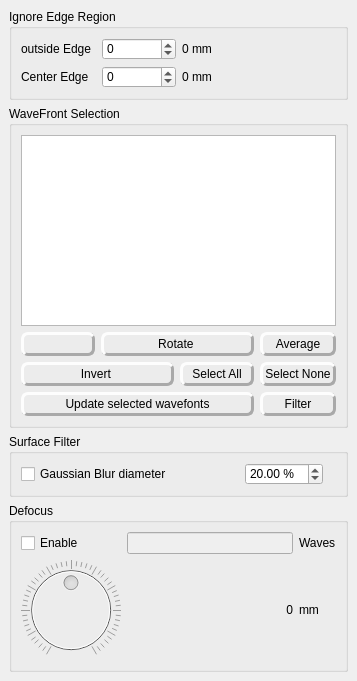
<?xml version="1.0" encoding="UTF-8"?>
<ui version="4.0">
 <class>surfaceAnalysisTools</class>
 <widget class="QDockWidget" name="surfaceAnalysisTools">
  <property name="geometry">
   <rect>
    <x>0</x>
    <y>0</y>
    <width>357</width>
    <height>681</height>
   </rect>
  </property>
  <property name="sizePolicy">
   <sizepolicy hsizetype="Expanding" vsizetype="Preferred">
    <horstretch>0</horstretch>
    <verstretch>0</verstretch>
   </sizepolicy>
  </property>
  <property name="minimumSize">
   <size>
    <width>300</width>
    <height>633</height>
   </size>
  </property>
  <property name="windowTitle">
   <string>Surface</string>
  </property>
  <widget class="QWidget" name="dockWidgetContents">
   <property name="sizePolicy">
    <sizepolicy hsizetype="Expanding" vsizetype="Preferred">
     <horstretch>0</horstretch>
     <verstretch>0</verstretch>
    </sizepolicy>
   </property>
   <property name="styleSheet">
    <string notr="true"> QPushButton{ border-style: outset;
                        border-width: 3px;
                        border-radius: 7px;
                        border-color: darkgray;
                        font: normal 12px;
                           padding: 2px; }</string>
   </property>
   <layout class="QVBoxLayout" name="verticalLayout">
    <item>
     <widget class="QGroupBox" name="groupBox_2">
      <property name="title">
       <string>Ignore Edge Region</string>
      </property>
      <layout class="QVBoxLayout" name="verticalLayout_2">
       <item>
        <layout class="QHBoxLayout" name="horizontalLayout_4">
         <item>
          <layout class="QHBoxLayout" name="horizontalLayout">
           <item>
            <widget class="QLabel" name="label">
             <property name="text">
              <string>outside Edge</string>
             </property>
            </widget>
           </item>
           <item>
            <widget class="QSpinBox" name="spinBox">
             <property name="minimum">
              <number>-99</number>
             </property>
             <property name="maximum">
              <number>5</number>
             </property>
            </widget>
           </item>
          </layout>
         </item>
         <item>
          <widget class="QLabel" name="outsideEdgeMaskLabel">
           <property name="text">
            <string>0 mm</string>
           </property>
          </widget>
         </item>
        </layout>
       </item>
       <item>
        <layout class="QHBoxLayout" name="horizontalLayout_5">
         <item>
          <layout class="QHBoxLayout" name="horizontalLayout_2">
           <item>
            <widget class="QLabel" name="label_2">
             <property name="text">
              <string>Center Edge</string>
             </property>
            </widget>
           </item>
           <item>
            <widget class="QSpinBox" name="spinBox_2">
             <property name="minimum">
              <number>-99</number>
             </property>
            </widget>
           </item>
          </layout>
         </item>
         <item>
          <widget class="QLabel" name="insideEdgeMaskLabel">
           <property name="text">
            <string>0 mm</string>
           </property>
          </widget>
         </item>
        </layout>
       </item>
      </layout>
     </widget>
    </item>
    <item>
     <widget class="QGroupBox" name="groupBox_4">
      <property name="sizePolicy">
       <sizepolicy hsizetype="Expanding" vsizetype="Preferred">
        <horstretch>0</horstretch>
        <verstretch>0</verstretch>
       </sizepolicy>
      </property>
      <property name="title">
       <string>WaveFront Selection</string>
      </property>
      <layout class="QGridLayout" name="gridLayout" rowstretch="3,1,1,1">
       <item row="0" column="0" colspan="4">
        <widget class="QListWidget" name="wavefrontList">
         <property name="sizePolicy">
          <sizepolicy hsizetype="Expanding" vsizetype="Expanding">
           <horstretch>1</horstretch>
           <verstretch>0</verstretch>
          </sizepolicy>
         </property>
         <property name="editTriggers">
          <set>QAbstractItemView::DoubleClicked</set>
         </property>
         <property name="alternatingRowColors">
          <bool>true</bool>
         </property>
         <property name="selectionMode">
          <enum>QAbstractItemView::ExtendedSelection</enum>
         </property>
        </widget>
       </item>
       <item row="1" column="0">
        <widget class="QPushButton" name="deleteWave">
         <property name="toolTip">
          <string>Delete Selected wavefronts</string>
         </property>
         <property name="statusTip">
          <string>Unload selected wavefronts from program</string>
         </property>
         <property name="text">
          <string/>
         </property>
         <property name="icon">
          <iconset resource="DFTResources.qrc">
           <normaloff>:/icons/Button-Close-icon.png</normaloff>:/icons/Button-Close-icon.png</iconset>
         </property>
         <property name="iconSize">
          <size>
           <width>20</width>
           <height>20</height>
          </size>
         </property>
        </widget>
       </item>
       <item row="1" column="1" colspan="2">
        <widget class="QPushButton" name="transformsPB">
         <property name="toolTip">
          <string>Rotate selected wavefronts</string>
         </property>
         <property name="statusTip">
          <string/>
         </property>
         <property name="text">
          <string>Rotate </string>
         </property>
        </widget>
       </item>
       <item row="1" column="3">
        <widget class="QPushButton" name="averagePB">
         <property name="toolTip">
          <string>Average selected wavefronts</string>
         </property>
         <property name="statusTip">
          <string/>
         </property>
         <property name="styleSheet">
          <string notr="true"/>
         </property>
         <property name="text">
          <string>Average</string>
         </property>
        </widget>
       </item>
       <item row="2" column="0" colspan="2">
        <widget class="QPushButton" name="InvertPB">
         <property name="toolTip">
          <string>Invert selected wavefronts</string>
         </property>
         <property name="statusTip">
          <string>Invert selected wavefronts</string>
         </property>
         <property name="text">
          <string>Invert </string>
         </property>
        </widget>
       </item>
       <item row="2" column="2">
        <widget class="QPushButton" name="SelectAllPB">
         <property name="text">
          <string>Select All</string>
         </property>
        </widget>
       </item>
       <item row="2" column="3">
        <widget class="QPushButton" name="SelectNonePB">
         <property name="text">
          <string>Select None</string>
         </property>
        </widget>
       </item>
       <item row="3" column="0" colspan="3">
        <widget class="QPushButton" name="pushButton">
         <property name="sizePolicy">
          <sizepolicy hsizetype="Minimum" vsizetype="Fixed">
           <horstretch>0</horstretch>
           <verstretch>0</verstretch>
          </sizepolicy>
         </property>
         <property name="text">
          <string>Update selected wavefonts</string>
         </property>
        </widget>
       </item>
       <item row="3" column="3">
        <widget class="QPushButton" name="filterPB">
         <property name="toolTip">
          <string>Remove outlier wavefronts with RMS values larger than a set threshold.</string>
         </property>
         <property name="text">
          <string>Filter</string>
         </property>
        </widget>
       </item>
      </layout>
     </widget>
    </item>
    <item>
     <widget class="QGroupBox" name="groupBox_3">
      <property name="title">
       <string>Surface Filter</string>
      </property>
      <layout class="QGridLayout" name="gridLayout_3">
       <item row="0" column="0">
        <layout class="QHBoxLayout" name="horizontalLayout_3" stretch="4,0">
         <item>
          <widget class="QCheckBox" name="blurCB">
           <property name="toolTip">
            <string>Enable smoothing of wavefront</string>
           </property>
           <property name="statusTip">
            <string/>
           </property>
           <property name="text">
            <string>Gaussian Blur diameter</string>
           </property>
          </widget>
         </item>
         <item>
          <widget class="QDoubleSpinBox" name="surfaceSmoothGausianBlurr">
           <property name="enabled">
            <bool>true</bool>
           </property>
           <property name="sizePolicy">
            <sizepolicy hsizetype="Minimum" vsizetype="Preferred">
             <horstretch>0</horstretch>
             <verstretch>0</verstretch>
            </sizepolicy>
           </property>
           <property name="toolTip">
            <string>Percent of mirror diameter</string>
           </property>
           <property name="suffix">
            <string> %</string>
           </property>
           <property name="minimum">
            <double>0.010000000000000</double>
           </property>
           <property name="maximum">
            <double>100.000000000000000</double>
           </property>
           <property name="value">
            <double>20.000000000000000</double>
           </property>
          </widget>
         </item>
        </layout>
       </item>
       <item row="0" column="1">
        <widget class="QLabel" name="blurMm">
         <property name="text">
          <string/>
         </property>
        </widget>
       </item>
      </layout>
     </widget>
    </item>
    <item>
     <widget class="QGroupBox" name="groupBox_5">
      <property name="title">
       <string>Defocus</string>
      </property>
      <layout class="QGridLayout" name="gridLayout_2">
       <item row="1" column="3">
        <widget class="QLabel" name="label_4">
         <property name="toolTip">
          <string>&lt;html&gt;&lt;head/&gt;&lt;body&gt;&lt;p&gt;defocus in mm &lt;span style=&quot; color:#008000;&quot;&gt;From&lt;/span&gt;&lt;span style=&quot; color:#c0c0c0;&quot;/&gt;&lt;span style=&quot; color:#008000;&quot;&gt;Suiter&lt;/span&gt;&lt;span style=&quot; color:#c0c0c0;&quot;/&gt;&lt;span style=&quot; color:#008000;&quot;&gt;appendix&lt;/span&gt;&lt;span style=&quot; color:#c0c0c0;&quot;/&gt;&lt;span style=&quot; color:#008000;&quot;&gt;E&lt;/span&gt;&lt;span style=&quot; color:#c0c0c0;&quot;/&gt;&lt;span style=&quot; color:#008000;&quot;&gt;mm&lt;/span&gt;&lt;span style=&quot; color:#c0c0c0;&quot;/&gt;&lt;span style=&quot; color:#008000;&quot;&gt;=&lt;/span&gt;&lt;span style=&quot; color:#c0c0c0;&quot;/&gt;&lt;span style=&quot; color:#008000;&quot;&gt;F^2&lt;/span&gt;&lt;span style=&quot; color:#c0c0c0;&quot;/&gt;&lt;span style=&quot; color:#008000;&quot;&gt;*&lt;/span&gt;&lt;span style=&quot; color:#c0c0c0;&quot;/&gt;&lt;span style=&quot; color:#008000;&quot;&gt;8&lt;/span&gt;&lt;span style=&quot; color:#c0c0c0;&quot;/&gt;&lt;span style=&quot; color:#008000;&quot;&gt;*&lt;/span&gt;&lt;span style=&quot; color:#c0c0c0;&quot;/&gt;&lt;span style=&quot; color:#008000;&quot;&gt;waves&lt;/span&gt;&lt;span style=&quot; color:#c0c0c0;&quot;/&gt;&lt;span style=&quot; color:#008000;&quot;&gt;*&lt;/span&gt;&lt;span style=&quot; color:#c0c0c0;&quot;/&gt;&lt;span style=&quot; color:#008000;&quot;&gt;wavelength&lt;/span&gt;&lt;/p&gt;&lt;/body&gt;&lt;/html&gt;</string>
         </property>
         <property name="text">
          <string>mm</string>
         </property>
        </widget>
       </item>
       <item row="0" column="1">
        <widget class="QCheckBox" name="checkBox">
         <property name="toolTip">
          <string>Add manual defocus value to the calculated defocus value.</string>
         </property>
         <property name="text">
          <string>Enable</string>
         </property>
        </widget>
       </item>
       <item row="1" column="2">
        <widget class="QLabel" name="defocusNm">
         <property name="toolTip">
          <string>Defocus in mm</string>
         </property>
         <property name="text">
          <string>0</string>
         </property>
         <property name="alignment">
          <set>Qt::AlignRight|Qt::AlignTrailing|Qt::AlignVCenter</set>
         </property>
        </widget>
       </item>
       <item row="1" column="1">
        <widget class="QDial" name="defocusDial">
         <property name="enabled">
          <bool>false</bool>
         </property>
         <property name="minimum">
          <number>-100</number>
         </property>
         <property name="maximum">
          <number>100</number>
         </property>
         <property name="invertedAppearance">
          <bool>false</bool>
         </property>
         <property name="invertedControls">
          <bool>false</bool>
         </property>
         <property name="wrapping">
          <bool>false</bool>
         </property>
         <property name="notchesVisible">
          <bool>true</bool>
         </property>
        </widget>
       </item>
       <item row="0" column="3">
        <widget class="QLabel" name="label_3">
         <property name="text">
          <string>Waves</string>
         </property>
        </widget>
       </item>
       <item row="0" column="2">
        <widget class="QLineEdit" name="defocusWaves">
         <property name="enabled">
          <bool>false</bool>
         </property>
        </widget>
       </item>
      </layout>
     </widget>
    </item>
   </layout>
  </widget>
 </widget>
 <resources>
  <include location="DFTResources.qrc"/>
 </resources>
 <connections/>
</ui>
